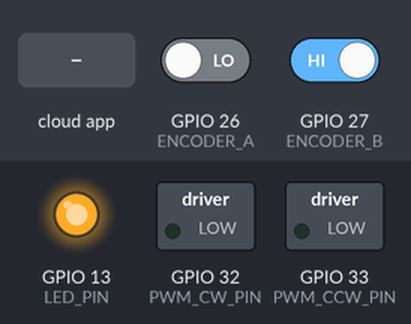
A sketch run on a simulated ESP32. Parts: switched loads named in the sketch (green lamp = pin HIGH), output pins drawn as LEDs (lit = HIGH). The test bench sets the inputs (shaded band); at power-on: GPIO 26 (ENCODER_A) LOW, GPIO 27 (ENCODER_B) HIGH. The ROS host is connected and sends only what is stated.

Above: at 3.2 s.
3.3 s: the phone or cloud app sets cmd_PWM to 0
At 4.2 s:
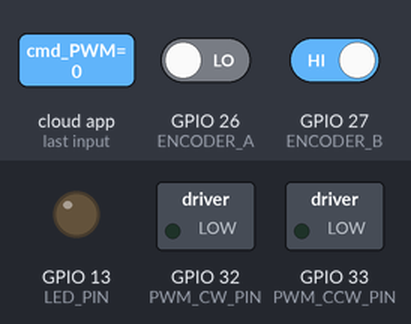
4.8 s: the phone or cloud app sets cmd_PWM to 1
At 5.7 s:
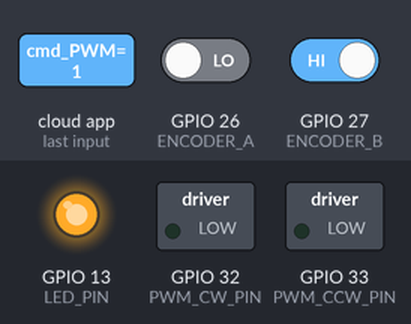
Timing chart, 0 to 7.8 s (numbered marks = the images above; inputs shaded):
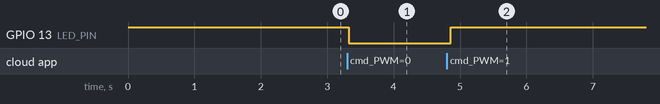

The sketch:

PWM_encoder_wifi_uros.ino
```cpp
/*

Get the current angular position and velocity of the motor (DC6V210RPM - Reducer 20:1)
and command the desired PWM to the the motor (DC6V210RPM - Reducer 20:1)
Author: Juan M. Gandarias
email: jmgandarias@uma.es

*/

#include <micro_ros_arduino.h>

#include <rcl/rcl.h>
#include <rcl/error_handling.h>
#include <rclc/rclc.h>
#include <rclc/executor.h>

#include <std_msgs/msg/float64.h>
#include <std_msgs/msg/int32.h>

#define ENCODER_A 26
#define ENCODER_B 27

#define PWM_CW_PIN 32
#define PWM_CCW_PIN 33

#define LED_PIN 13

#define RCCHECK(fn) { rcl_ret_t temp_rc = fn; if((temp_rc != RCL_RET_OK)){error_loop();}}
#define RCSOFTCHECK(fn) { rcl_ret_t temp_rc = fn; if((temp_rc != RCL_RET_OK)){}}

rcl_subscription_t subscriber;
std_msgs__msg__Int32 PWM_msg;

rcl_publisher_t pos_publisher;
std_msgs__msg__Float64 pos_msg;
rcl_publisher_t vel_publisher;
std_msgs__msg__Float64 vel_msg;

rclc_executor_t executor;
rclc_support_t support;
rcl_allocator_t allocator;
rcl_node_t node;
rcl_timer_t timer;

// PWM configuration
const int pwm_cw_channel = 0;
const int pwm_ccw_channel = 1;
const int frequency = 1000;
const int resolution = 10;

volatile int32_t cmd_PWM = 0;

//Encoder counter
volatile int counter;
volatile int last_count = 0;

// Store the last time
volatile int64_t last_time = 0;

// Convert to radians
const float pulsesPerRevolution = 880.0;
const float radiansPerPulse = 2 * PI / pulsesPerRevolution;


ICACHE_RAM_ATTR void ISRENCODER_A() {
  if (digitalRead(ENCODER_A) == digitalRead(ENCODER_B)) {
    counter++;
  } else {
    counter--;
  }
}

ICACHE_RAM_ATTR void ISRENCODER_B() {
  if (digitalRead(ENCODER_A) == digitalRead(ENCODER_B)) {
    counter--;
  } else {
    counter++;
  }
}

void error_loop() {
  while (1) {
    digitalWrite(LED_PIN, !digitalRead(LED_PIN));
    delay(100);
  }
}

void timer_callback(rcl_timer_t* timer, int64_t last_call_time) {
  RCLC_UNUSED(last_call_time);
  if (timer != NULL) {

    // Get current time in milliseconds
    int64_t current_time = rmw_uros_epoch_millis();

    // Publish current pos
    pos_msg.data = counter * radiansPerPulse;
    RCSOFTCHECK(rcl_publish(&pos_publisher, &pos_msg, NULL));

    long delta_pos_ppr = counter - last_count;
    float elapsed_time = (current_time - last_time) / 1000.0;  // convert ms to seconds
    float delta_pos = delta_pos_ppr * radiansPerPulse;

    // Publish current vel
    vel_msg.data = delta_pos / elapsed_time;
    RCSOFTCHECK(rcl_publish(&vel_publisher, &vel_msg, NULL));

    // Update last values
    last_count = counter;
    last_time = current_time;
  }
}

void subscription_callback(const void * msgin)
{
  const std_msgs__msg__Int32 * PWM_msg = (const std_msgs__msg__Int32 *)msgin;
  digitalWrite(LED_PIN, !digitalRead(LED_PIN));
  cmd_PWM = PWM_msg->data;

  if (cmd_PWM >=0){
    if (cmd_PWM>1023){
      cmd_PWM = 1023;
    }
    ledcWrite(pwm_cw_channel, cmd_PWM);
    ledcWrite(pwm_ccw_channel, 0);
  }else{
    cmd_PWM = -cmd_PWM;
    if (cmd_PWM>1023){
      cmd_PWM = 1023;
    }
    ledcWrite(pwm_ccw_channel, cmd_PWM);
    ledcWrite(pwm_cw_channel, 0);
  }
}

void setup() {
  set_microros_wifi_transports("WIFI_SSID", "WIFI_PSSWD", "PC_IP", 8888);

  pinMode(LED_PIN, OUTPUT);
  digitalWrite(LED_PIN, HIGH);

  ledcSetup(pwm_cw_channel, frequency, resolution);
  ledcAttachPin(PWM_CW_PIN, pwm_cw_channel);

  ledcSetup(pwm_ccw_channel, frequency, resolution);
  ledcAttachPin(PWM_CCW_PIN, pwm_ccw_channel);

  pinMode(ENCODER_A, INPUT);
  pinMode(ENCODER_B, INPUT);

  attachInterrupt(digitalPinToInterrupt(ENCODER_A), ISRENCODER_A, CHANGE);
  attachInterrupt(digitalPinToInterrupt(ENCODER_B), ISRENCODER_B, CHANGE);

  counter = 0;

  delay(2000);

  allocator = rcl_get_default_allocator();

  //create init_options
  RCCHECK(rclc_support_init(&support, 0, NULL, &allocator));

  // create node
  RCCHECK(rclc_node_init_default(&node, "dc_motor_node", "", &support));

  // create subscriber
  RCCHECK(rclc_subscription_init_default(
    &subscriber,
    &node,
    ROSIDL_GET_MSG_TYPE_SUPPORT(std_msgs, msg, Int32),
    "cmd_PWM"));

  // create pos_publisher
  RCCHECK(rclc_publisher_init_default(
    &pos_publisher,
    &node,
    ROSIDL_GET_MSG_TYPE_SUPPORT(std_msgs, msg, Float64),
    "current_pos"));

  // create vel_publisher
  RCCHECK(rclc_publisher_init_default(
    &vel_publisher,
    &node,
    ROSIDL_GET_MSG_TYPE_SUPPORT(std_msgs, msg, Float64),
    "current_vel"));

  // create timer,
  const unsigned int timer_timeout = 100;
  RCCHECK(rclc_timer_init_default(
    &timer,
    &support,
    RCL_MS_TO_NS(timer_timeout),
    timer_callback));

  // create executor
  RCCHECK(rclc_executor_init(&executor, &support.context, 2, &allocator)); // we need to tell the executor to allocate enough internal resources to handle 2 entities (1 timer and 1 subscriber)
  RCCHECK(rclc_executor_add_timer(&executor, &timer));
  RCCHECK(rclc_executor_add_subscription(&executor, &subscriber, &PWM_msg, &subscription_callback, ON_NEW_DATA));

  pos_msg.data = 0;
  last_time = rmw_uros_epoch_millis();
}

void loop() {
  delay(100);
  RCSOFTCHECK(rclc_executor_spin_some(&executor, RCL_MS_TO_NS(100)));
}
```

Measured:
- after the input at 3.3 s, GPIO 13 (LED_PIN): HIGH → LOW at once
- after the input at 4.8 s, GPIO 13 (LED_PIN): LOW → HIGH after 0.06 s
